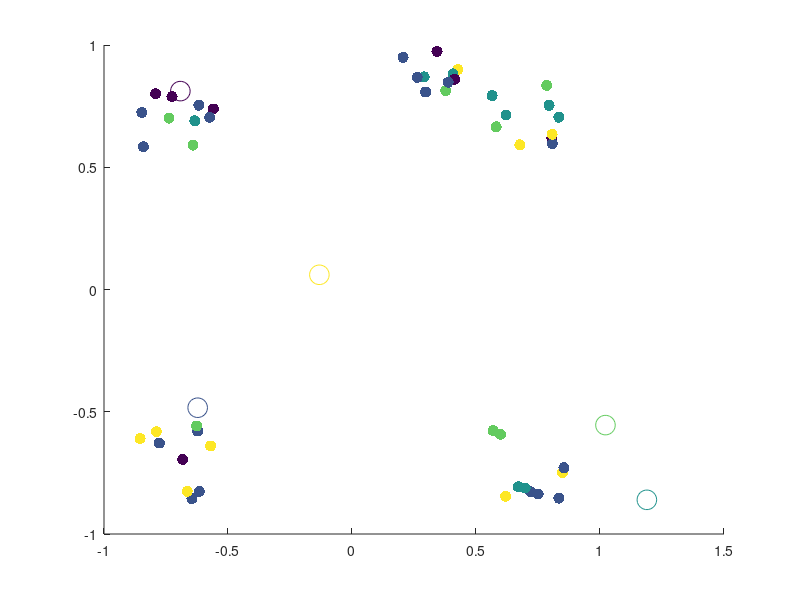

Reproduce this figure in MATLAB. (Note: this script raises an error after producing the figure.)
%% Random Initalization
% Topic I.6 - Alternating Minimization Scheme Algorithm for k-Means Clustering*
% 
% Clear the workspace and close all figure windows

close all; clear all;

load Q1data.mat; 

[n,m]= size(XData); 

% Set the number of clusters (k)
k=5;

% Assign each data vector, randomly to one of the k clusters
IndexSet = randi(k,n,1);

% Plot the data
scatter(XData(:,1),XData(:,2),64,IndexSet,'filled');
hold on

% Create data structures to store the weight vectors for cluster (c), and the 
% weight vectors from the previous iteration (cPrev)
c = zeros(k,m);
cPrev = zeros(k,m);

% Randomly initialize the weight vectors so that each component is sampled from 
% the interval [-1,1]
c = -1.2 + 2.4*rand(k,m);

% Plot the initial weight vectors
scatter(c(:,1),c(:,2),200,linspace(1,k,k))
hold off
pause



%% K++ initalization 

close all; clear all; clc;
% for funsies attempt at k++ initalization 

% 100 2-dimensional points, each points is a vector! 
%hopefully this is like quakes data
load Q1data.mat


%number of clusters; 
k =4; 

[n,m]=size(XData);



[c,IndexSet]= KPlusPlusInit(XData,k);




% Plot the data
scatter(XData(:,1),XData(:,2),64,IndexSet,'filled');
hold on
scatter(c(:,1),c(:,2),200,linspace(1,k,k))
hold off

%% The Alternating Minimization Scheme
doneFlag=0;

% Keep alternating updates to weight vectors and cluster assignments until weight 
% vectors no longer change their locations

while (~doneFlag)

    % Update the weight vectors in each cluster via the centroid formula
    for i=1:k 

        % Find the indices for all data vectors currently in cluster i
        ClusterIndices = find(IndexSet==i);

        % Find the number of data vectors currently in cluster i
        NumVecsInCluster = size(ClusterIndices,1);

        % Create a data structure to store weight vector for the current
        % cluster
        c(i,:)=0; 

        % Update cluster vector using the centroid formula
        for j=1:NumVecsInCluster
            for l=1:m
                c(i,l) = c(i,l) + XData(ClusterIndices(j,1),l)/NumVecsInCluster;
            end
        end

    end

    % Plot the updated weight vectors for each cluster
    scatter(XData(:,1),XData(:,2),64,IndexSet,'filled')
    hold on
    scatter(c(:,1),c(:,2),200,linspace(1,k,k))
    %pause
    
    % Now reassign all data vectors to the closest weight vector (cluster)

    % Create a data structure to store closest weight vector for each data
    % point
    closestCluster=zeros(n,1);

    % Reassign each data vector to the new, closest cluster
    for d=1:n

        % Store the coordinates of the current data vector
        xD = XData(d,:);

        % Set the minimum distance tracker to be a very large number
        sqDistMin=1e16;

        % Find the closest weight vector (cluster) to the current data
        % vector
        for i=1:k
            sqDist = norm(c(i,:)-xD,2);

            % If the distance is less than the current min, assign the
            % current data vector to this cluster
            if sqDist<sqDistMin
                closestCluster(d)=i;
                sqDistMin=sqDist;
            end

        end
    end

    % Update the assignments of the data vectors to their new clusters
    IndexSet = closestCluster;
    
    % Plot the data and the updated weight vectors
    hold off
    scatter(XData(:,1),XData(:,2),64,IndexSet,'filled')
    hold on
    scatter(c(:,1),c(:,2),200,linspace(1,k,k))
    hold off
    %pause
    
    % Terminate the alternating scheme if the weight vectors are unaltered
    % relative to the previous iteration
    if c==cPrev
        doneFlag=1;
    else
        cPrev=c;
    end
end


%% Calculation of Overall Coherence

% computes overall coherence AFTER K-Means! 
OvCo=oaco(XData,IndexSet,c)



%% 10 initalizations

close all; clear all; clc;



% 50  2-dimensional points, each points is a vector! 
%hopefully this is like quakes data
load Q1data.mat



rng(33)


OvCO_forkPP = zeros(1,10);
OvCO_forRand = zeros(1,10); 

k=5; 


% random initalization;

for realz = 1:10
[n,m]= size(XData);
IndexSeti = randi(k,n,1);
ci = -1.2 + 2.4*rand(k,m);

% scatter(XData(:,1),XData(:,2),64,IndexSeti,'filled')
%     hold on
%     scatter(ci(:,1),ci(:,2),200,linspace(1,k,k))
%     hold off
%     pause 
%     
    
[IndexSetf,cf]= kmeans493(XData,k,IndexSeti,ci);
OvCo=oaco(XData,IndexSetf,cf);
OvCO_forRand(:,realz) = OvCo ;

%   scatter(XData(:,1),XData(:,2),64,IndexSetf,'filled')
%     hold on
%     scatter(cf(:,1),cf(:,2),200,linspace(1,k,k))
%     hold off


end 


%k++ initalization 
for realz = 1:10     

[ci,IndexSeti]=KPlusPlusInit(XData,k);

%  scatter(XData(:,1),XData(:,2),64,IndexSeti,'filled')
%     hold on
%     scatter(ci(:,1),ci(:,2),200,linspace(1,k,k))
%     hold off
%     pause 
    
    %runs k means
    
[IndexSetf,cf]= kmeans493(XData,k,IndexSeti,ci);

OvCo=oaco(XData,IndexSetf,cf);
OvCO_forkPP(:,realz) = OvCo ; 

%   scatter(XData(:,1),XData(:,2),64,IndexSetf,'filled')
%     hold on
%     scatter(cf(:,1),cf(:,2),200,linspace(1,k,k))
%     hold off
end 


OvCO_forkPP
OvCO_forRand
